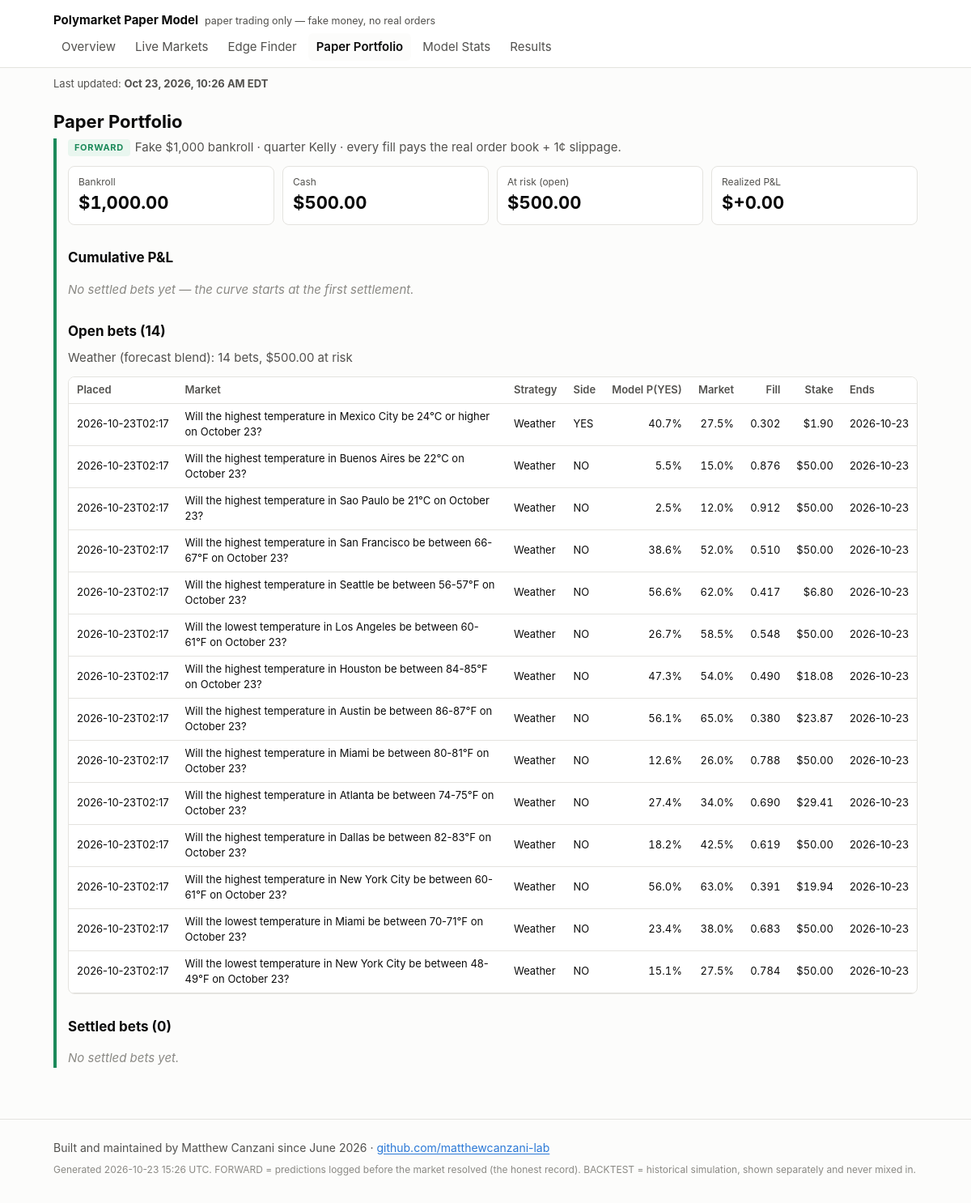
The app's page /portfolio.html with its own data.
### tables this page shows
CREATE TABLE bets (
    seq INTEGER PRIMARY KEY,
    bet_id TEXT UNIQUE NOT NULL,
    run_id TEXT NOT NULL,
    placed_at TEXT NOT NULL,
    platform TEXT NOT NULL,
    market_id TEXT NOT NULL,
    question TEXT NOT NULL,
    category TEXT,
    end_date TEXT,
    side TEXT NOT NULL CHECK (side IN ('YES', 'NO')),
    model_prob_yes REAL NOT NULL,
    market_mid REAL NOT NULL,
    best_bid REAL,
    best_ask REAL,
    fill_price REAL NOT NULL,      -- average price paid per share, incl. slippage
    slippage_per_share REAL NOT NULL,
    shares REAL NOT NULL,
    stake REAL NOT NULL,
    kelly_full REAL NOT NULL,
    bankroll_at_bet REAL NOT NULL,
    model_version TEXT NOT NULL,
    prev_hash TEXT NOT NULL,
    row_hash TEXT NOT NULL
);

### pmodel/dashboard/app.py (the view)
    @app.route("/portfolio.html")
    def portfolio():
        c = conn()
        all_bets = data.bets(c)
        return render_template(
            "portfolio.html", **ctx("portfolio.html"), fs=data.forward_stats(c),
            pnl_svg=charts.pnl_chart(data.pnl_curve(c), config.BANKROLL_START_USD),
            open_bets=[b for b in all_bets if b["settled_at"] is None],
            open_by_strategy=data.open_by_strategy(c),
            settled=[b for b in all_bets if b["settled_at"] is not None])

### pmodel/dashboard/charts.py (called while the page is built, shortened)
def pnl_chart(points, start_bankroll):
    if not points:
        return '<p class="empty">No settled bets yet — the curve starts at the first settlement.</p>'

### pmodel/dashboard/data.py (called while the page is built, shortened)
def age_hours(iso, now=None):
    if not iso:
        return None
    from datetime import datetime, timezone
    t = datetime.strptime(iso, "%Y-%m-%dT%H:%M:%SZ").replace(tzinfo=timezone.utc)
    return ((now or datetime.now(timezone.utc)) - t).total_seconds() / 3600

def eastern(iso):
    if not iso:
        return None
    from datetime import datetime, timezone
    from zoneinfo import ZoneInfo
    t = datetime.strptime(iso, "%Y-%m-%dT%H:%M:%SZ").replace(tzinfo=timezone.utc)
    et = t.astimezone(ZoneInfo("America/New_York"))
    hour = et.strftime("%I").lstrip("0")
    return f"{et:%b} {et.day}, {et.year}, {hour}:{et:%M %p} {et.tzname()}"

def strategy_of(model_version: str) -> str:
    return "Weather (forecast blend)" if (model_version or "").startswith("weather") else \
        "General (price/volume model)"

def open_by_strategy(conn):
    out = {}
    for b in ledger_mod.open_bets(conn):
        name = strategy_of(b["model_version"])
        o = out.setdefault(name, {"strategy": name, "bets": 0, "stake": 0.0})
        o["bets"] += 1
        o["stake"] += b["stake"]
    return sorted(out.values(), key=lambda o: -o["bets"])

def bets(conn):
    return [dict(r) for r in conn.execute(
        """SELECT b.*, s.settled_at, s.yes_payout, s.payout, s.pnl
           FROM bets b LEFT JOIN settlements s USING (bet_id) ORDER BY b.seq DESC""")]

def pnl_curve(conn):
    total, out = 0.0, []
    for r in conn.execute("SELECT settled_at, pnl FROM settlements ORDER BY seq"):
        total += r["pnl"]
        out.append((r["settled_at"], total))
    return out

def forward_stats(conn):
    settled = [b for b in bets(conn) if b["settled_at"] is not None]
    n = len(settled)
    stats = {"settled": n, "open": len(ledger_mod.open_bets(conn)),
             "money": ledger_mod.bankroll(conn)}
    if not n:
        return dict(stats, brier=None, win_rate=None, return_on_stake=None, total_pnl=0.0,
                    calibration=[], max_cal_gap=None, by_category=[], by_strategy=[])

### pmodel/trading/ledger.py (called while the page is built)
def _guard_triggers():
    sql = []
    for t in LEDGER_TABLES:
        for op in ("UPDATE", "DELETE"):
            sql.append(f"""CREATE TRIGGER IF NOT EXISTS {t}_no_{op.lower()}
                BEFORE {op} ON {t}
                BEGIN SELECT RAISE(ABORT, '{t} is append-only: {op} is not allowed'); END;""")
    return "\n".join(sql)

### pmodel/dashboard/templates/portfolio.html
{% extends "base.html" %}
{% block body %}
<h1>Paper Portfolio</h1>
<section class="fwd">
<p class="lede"><span class="badge fwd">FORWARD</span>Fake ${{ '{:,.0f}'.format(cfg.BANKROLL_START_USD) }} bankroll · quarter Kelly · every fill pays the real order book + {{ (cfg.SLIPPAGE_PER_SHARE * 100)|round|int }}¢ slippage.</p>
<div class="tiles">
  <div class="tile"><div class="k">Bankroll</div><div class="v">${{ '{:,.2f}'.format(fs.money.bankroll) }}</div></div>
  <div class="tile"><div class="k">Cash</div><div class="v">${{ '{:,.2f}'.format(fs.money.cash) }}</div></div>
  <div class="tile"><div class="k">At risk (open)</div><div class="v">${{ '{:,.2f}'.format(fs.money.open_stake) }}</div></div>
  <div class="tile"><div class="k">Realized P&amp;L</div><div class="v {{ 'pos' if fs.total_pnl > 0 else 'neg' if fs.total_pnl < 0 }}">${{ '{:+,.2f}'.format(fs.total_pnl) }}</div></div>
</div>
<h2>Cumulative P&amp;L</h2>
{{ pnl_svg|safe }}
<h2>Open bets ({{ open_bets|length }})</h2>
{% if open_by_strategy %}<p class="note">{% for o in open_by_strategy %}{{ o.strategy }}: {{ o.bets }} bets, ${{ '{:,.2f}'.format(o.stake) }} at risk{% if not loop.last %} · {% endif %}{% endfor %}</p>{% endif %}
{% if open_bets %}<div class="tablewrap"><table>
<tr><th>Placed</th><th>Market</th><th>Strategy</th><th>Side</th><th class="n">Model P(YES)</th><th class="n">Market</th><th class="n">Fill</th><th class="n">Stake</th><th>Ends</th></tr>
{% for b in open_bets %}<tr><td>{{ b.placed_at[:16] }}</td><td class="q">{{ b.question }}</td><td>{{ 'Weather' if b.model_version.startswith('weather') else 'General' }}</td><td>{{ b.side }}</td>
<td class="n">{{ '{:.1%}'.format(b.model_prob_yes) }}</td><td class="n">{{ '{:.1%}'.format(b.market_mid) }}</td>
<td class="n">{{ '{:.3f}'.format(b.fill_price) }}</td><td class="n">${{ '{:,.2f}'.format(b.stake) }}</td><td>{{ (b.end_date or '')[:10] }}</td></tr>{% endfor %}
</table></div>{% else %}<p class="empty">No open bets.</p>{% endif %}
<h2>Settled bets ({{ settled|length }})</h2>
{% if settled %}<div class="tablewrap"><table>
<tr><th>Settled</th><th>Market</th><th>Side</th><th class="n">Fill</th><th class="n">Stake</th><th class="n">P&amp;L</th></tr>
{% for b in settled %}<tr><td>{{ b.settled_at[:10] }}</td><td class="q">{{ b.question }}</td><td>{{ b.side }}</td>
<td class="n">{{ '{:.3f}'.format(b.fill_price) }}</td><td class="n">${{ '{:,.2f}'.format(b.stake) }}</td>
<td class="n {{ 'pos' if b.pnl > 0 else 'neg' }}">${{ '{:+,.2f}'.format(b.pnl) }}</td></tr>{% endfor %}
</table></div>{% else %}<p class="empty">No settled bets yet.</p>{% endif %}
</section>
{% endblock %}

### pmodel/dashboard/templates/base.html (style rules this page uses)
:root { --bg: #fcfcfb; --surface: #ffffff; --ink: #0b0b0b; --ink-2: #52514e; --muted: #8a8984; --line: #e4e3df; --accent: #2a78d6; --good: #1b8a5a; --bad: #c4382b; --warn: #b07400; --fwd: #1b8a5a; --fwd-bg: #e9f6ef; --bt: #6b6a66; --bt-bg: #f1f0ec; }
* { box-sizing: border-box; }
html { -webkit-text-size-adjust: 100%; text-size-adjust: 100%; }
body { margin: 0; background: var(--bg); color: var(--ink); font: 15px/1.5 -apple-system, BlinkMacSystemFont, "Segoe UI", Roboto, sans-serif; }
h1 { font-size: 22px; margin: 0 0 4px; }
h2 { font-size: 17px; margin: 28px 0 8px; }
p.lede, .note { color: var(--ink-2); margin: 0 0 12px; }
.badge { display: inline-block; font-size: 11px; font-weight: 700; letter-spacing: .06em; padding: 2px 8px; border-radius: 4px; vertical-align: middle; margin-right: 6px; }
.badge.fwd { color: var(--fwd); background: var(--fwd-bg); }
section.fwd { border-left: 4px solid var(--fwd); padding-left: 14px; }
.tiles { display: grid; grid-template-columns: repeat(auto-fit, minmax(160px, 1fr)); gap: 10px; }
.tile { background: var(--surface); border: 1px solid var(--line); border-radius: 8px; padding: 10px 12px; }
.tile .k { color: var(--ink-2); font-size: 12px; }
.tile .v { font-size: 22px; font-weight: 650; font-variant-numeric: tabular-nums; }
.tablewrap { overflow-x: auto; border: 1px solid var(--line); border-radius: 8px; background: var(--surface); }
table { border-collapse: collapse; width: 100%; font-size: 13px; }
th, td { padding: 6px 10px; border-bottom: 1px solid var(--line); text-align: left; white-space: nowrap; }
th { color: var(--ink-2); font-weight: 600; background: var(--surface); position: sticky; top: 0; }
td.q { white-space: normal; min-width: 260px; }
td.n, th.n { text-align: right; font-variant-numeric: tabular-nums; }
.empty { color: var(--muted); font-style: italic; }

### records on screen
bets: placed_at "2026-10-23T02:17", question "Will the highest temperature in Mexico City be 24°C or higher on October 23?", model_version "Weather", side "YES", model_prob_yes "40.7%", market_mid "27.5%", fill_price "0.302", stake "1.90", end_date "2026-10-23"
bets: placed_at "2026-10-23T02:17", question "Will the highest temperature in Buenos Aires be 22°C on October 23?", model_version "Weather", side "NO", model_prob_yes "5.5%", market_mid "15.0%", fill_price "0.876", stake "50.00", end_date "2026-10-23"
bets: placed_at "2026-10-23T02:17", question "Will the highest temperature in Sao Paulo be 21°C on October 23?", model_version "Weather", side "NO", model_prob_yes "2.5%", market_mid "12.0%", fill_price "0.912", stake "50.00", end_date "2026-10-23"
bets: placed_at "2026-10-23T02:17", question "Will the highest temperature in San Francisco be between 66-67°F on October 23?", model_version "Weather", side "NO", model_prob_yes "38.6%", market_mid "52.0%", fill_price "0.510", stake "50.00", end_date "2026-10-23"
bets: placed_at "2026-10-23T02:17", question "Will the highest temperature in Seattle be between 56-57°F on October 23?", model_version "Weather", side "NO", model_prob_yes "56.6%", market_mid "62.0%", fill_price "0.417", stake "6.80", end_date "2026-10-23"
bets: placed_at "2026-10-23T02:17", question "Will the lowest temperature in Los Angeles be between 60-61°F on October 23?", model_version "Weather", side "NO", model_prob_yes "26.7%", market_mid "58.5%", fill_price "0.548", stake "50.00", end_date "2026-10-23"
bets: placed_at "2026-10-23T02:17", question "Will the highest temperature in Houston be between 84-85°F on October 23?", model_version "Weather", side "NO", model_prob_yes "47.3%", market_mid "54.0%", fill_price "0.490", stake "18.08", end_date "2026-10-23"
bets: placed_at "2026-10-23T02:17", question "Will the highest temperature in Austin be between 86-87°F on October 23?", model_version "Weather", side "NO", model_prob_yes "56.1%", market_mid "65.0%", fill_price "0.380", stake "23.87", end_date "2026-10-23"
bets: placed_at "2026-10-23T02:17", question "Will the highest temperature in Miami be between 80-81°F on October 23?", model_version "Weather", side "NO", model_prob_yes "12.6%", market_mid "26.0%", fill_price "0.788", stake "50.00", end_date "2026-10-23"
bets: placed_at "2026-10-23T02:17", question "Will the highest temperature in Atlanta be between 74-75°F on October 23?", model_version "Weather", side "NO", model_prob_yes "27.4%", market_mid "34.0%", fill_price "0.690", stake "29.41", end_date "2026-10-23"
bets: placed_at "2026-10-23T02:17", question "Will the highest temperature in Dallas be between 82-83°F on October 23?", model_version "Weather", side "NO", model_prob_yes "18.2%", market_mid "42.5%", fill_price "0.619", stake "50.00", end_date "2026-10-23"
bets: placed_at "2026-10-23T02:17", question "Will the highest temperature in New York City be between 60-61°F on October 23?", model_version "Weather", side "NO", model_prob_yes "56.0%", market_mid "63.0%", fill_price "0.391", stake "19.94", end_date "2026-10-23"
bets: placed_at "2026-10-23T02:17", question "Will the lowest temperature in Miami be between 70-71°F on October 23?", model_version "Weather", side "NO", model_prob_yes "23.4%", market_mid "38.0%", fill_price "0.683", stake "50.00", end_date "2026-10-23"
bets: placed_at "2026-10-23T02:17", question "Will the lowest temperature in New York City be between 48-49°F on October 23?", model_version "Weather", side "NO", model_prob_yes "15.1%", market_mid "27.5%", fill_price "0.784", stake "50.00", end_date "2026-10-23"

### other values on screen
{{ name }} "Overview" "Live Markets" "Edge Finder" "Paper Portfolio" "Model Stats" "Results"
{{ '{:,.0f}'.format(cfg.BANKROLL_START_USD) }} "1,000"
{{ (cfg.SLIPPAGE_PER_SHARE * 100)|round|int }} "1"
{{ '{:,.2f}'.format(fs.money.bankroll) }} "1,000.00"
{{ '{:,.2f}'.format(fs.money.cash) }} "500.00"
{{ '{:,.2f}'.format(fs.money.open_stake) }} "500.00"
{{ '{:+,.2f}'.format(fs.total_pnl) }} "+0.00"
{{ pnl_svg|safe }} "No settled bets yet — the curve starts at the first settlement."
{{ open_bets|length }} "14"
{{ o.strategy }} "Weather (forecast blend)"
{{ o.bets }} "14"
{{ '{:,.2f}'.format(o.stake) }} "500.00"
{{ settled|length }} "0"
